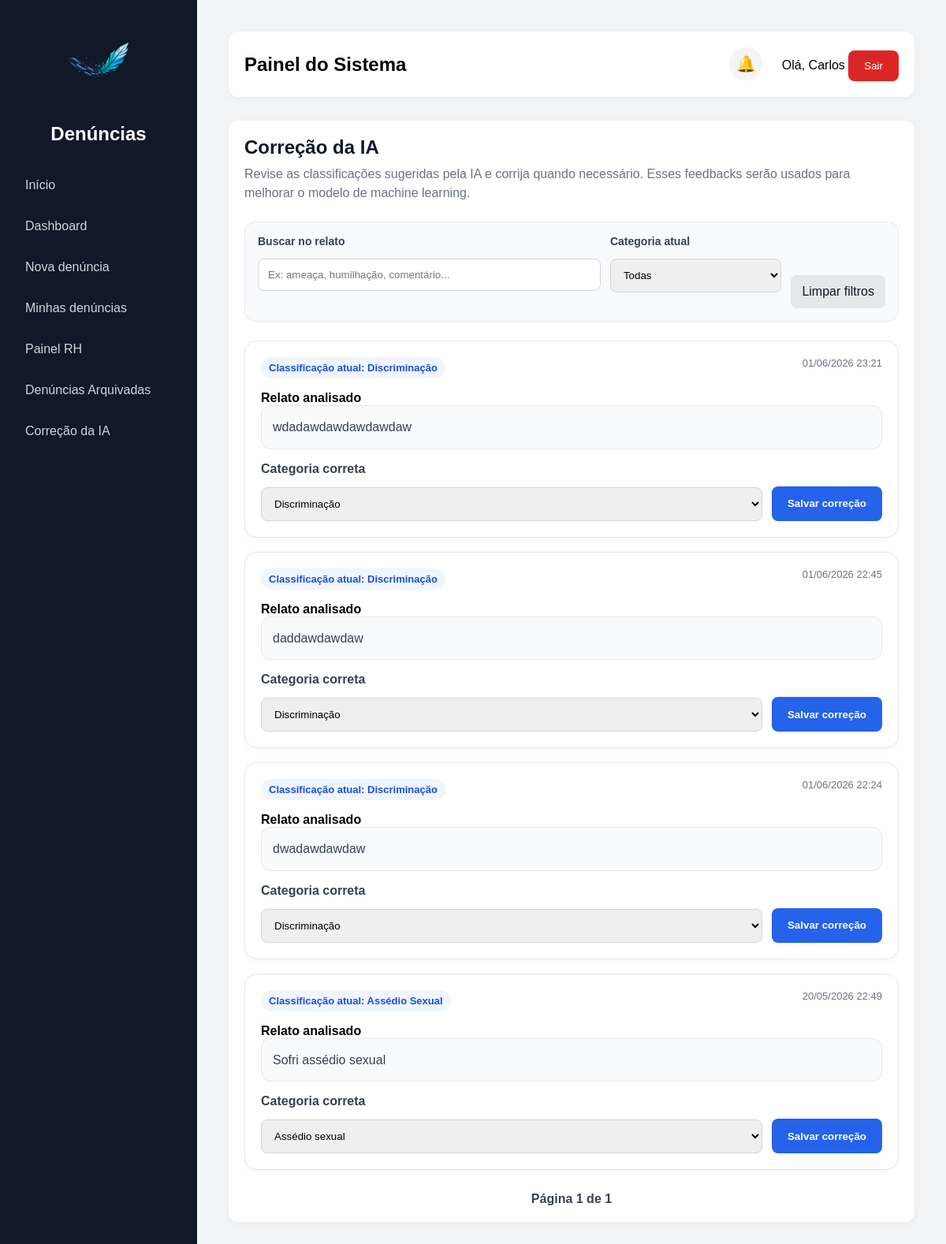
Page /feedback-ia/ (signed in) on the committed database.
### denuncias/models.py (models this page shows, shortened)
class Denuncia(models.Model):
    TIPOS = [
    ('moral', 'Assédio Moral'),
    ('sexual', 'Assédio Sexual'),
    ('abuso', 'Abuso de Poder'),
    ('discriminacao', 'Discriminação'),
    ('ameaca', 'Ameaça'),
    ('violencia', 'Violência'),
    ('outros', 'Outros'),
    ]
    STATUS = [
        ("recebida", "Recebida"),
        ("analise", "Em análise"),
        ("resolvida", "Resolvida"),
    ]
    GRAVIDADES = [
    ('baixa', 'Baixa'),
    ('media', 'Média'),
    ('alta', 'Alta'),
    ('critica', 'Crítica'),
]
    usuario = models.ForeignKey(User, on_delete=models.SET_NULL, null=True, blank=True)
    descricao = models.TextField()
    tipo = models.CharField(max_length=20, choices=TIPOS)
    anonima = models.BooleanField(default=False)
    status = models.CharField(max_length=20, choices=STATUS, default="recebida")
    gravidade = models.CharField(
    max_length=20,
    choices=GRAVIDADES,
    default='baixa'
)
    urgente = models.BooleanField(default=False)
    prioridade_ia = models.IntegerField(default=1)
    resumo_ia = models.TextField(blank=True, null=True)
    data_criacao = models.DateTimeField(auto_now_add=True)
    arquivada = models.BooleanField(default=False)
    data_arquivamento = models.DateTimeField(null=True, blank=True)
    resposta_rh = models.TextField(blank=True, null=True)
    setor = models.ForeignKey(Setor, on_delete=models.SET_NULL, null=True, blank=True)
    exibir_setor = models.BooleanField(default=True)
    link_anexo = models.URLField(blank=True, null=True)

### denuncias/views.py (the view, shortened to what this page needs)
# urls.py: path('feedback-ia/', feedback_ia, name='feedback_ia'),
@login_required
def feedback_ia(request):
    eh_rh = request.user.groups.filter(name='RH').exists()
    eh_admin = request.user.groups.filter(name='Administrador').exists()
    eh_superuser = request.user.is_superuser
    if not (eh_rh or eh_admin or eh_superuser):
        return redirect('home')
    busca = request.GET.get('busca', '')
    tipo = request.GET.get('tipo', '')
    pagina = request.GET.get('page')
    denuncias = Denuncia.objects.all().order_by('-data_criacao')
    if busca:
        denuncias = denuncias.filter(descricao__icontains=busca)
    if tipo:
        denuncias = denuncias.filter(tipo=tipo)
    paginator = Paginator(denuncias, 8)
    denuncias_paginadas = paginator.get_page(pagina)
    return render(request, 'denuncias/feedback_ia.html', {
        'denuncias': denuncias_paginadas,
        'busca': busca,
        'tipo_filtro': tipo,
    })

### denuncias/context_processors.py (called while the page is built, shortened)
def grupos_usuario(request):
    notificacoes = Notificacao.objects.filter(
        usuario=request.user
    ).order_by('-data_criacao')[:5]
    total_nao_lidas = Notificacao.objects.filter(
        usuario=request.user,
        lida=False
    ).count()
    return {
        'ui_rh': request.user.groups.filter(name='RH').exists(),
        'ui_admin': request.user.groups.filter(name='Administrador').exists() or request.user.is_superuser,
        'notificacoes': notificacoes,
        'total_nao_lidas': total_nao_lidas,
    }

### denuncias/templates/denuncias/feedback_ia.html (shortened to what this page needs)
{% extends 'base.html' %}
{% block content %}
<div class="feedback-header">
    <h2>Correção da IA</h2>
    <p>
        Revise as classificações sugeridas pela IA e corrija quando necessário.
        Esses feedbacks serão usados para melhorar o modelo de machine learning.
    </p>
</div>
<form method="get" class="feedback-filtros">
    <div>
        <label>Buscar no relato</label>
        <input type="text"
               name="busca"
               value="{{ busca }}"
               placeholder="Ex: ameaça, humilhação, comentário...">
    </div>
    <div>
        <label>Categoria atual</label>
        <select name="tipo">
            <option value="">Todas</option>
        </select>
    </div>
   <div class="feedback-acoes">
    <a href="/feedback-ia/" class="btn-limpar">
        Limpar filtros
    </a>
</div>
</form>
<div class="feedback-list">
    {% for d in denuncias %}
        <div class="feedback-card">
            <div class="feedback-top">
                <div>
                    <span class="badge-tipo">
                        Classificação atual:
                        {{ d.get_tipo_display }}
                    </span>
                </div>
                <div class="feedback-data">
                    {{ d.data_criacao|date:"d/m/Y H:i" }}
                </div>
            </div>
            <strong>Relato analisado</strong>
            <div class="relato-box">
                {{ d.descricao }}
            </div>
            <form method="post" class="feedback-form">
                <div>
                    <label>
                        Categoria correta
                    </label>
                    <select name="tipo_correto" required>
                        <option value="sexual"
                            {% if d.tipo == 'sexual' %}selected{% endif %}>
                            Assédio sexual
                        </option>
                        <option value="discriminacao"
                            {% if d.tipo == 'discriminacao' %}selected{% endif %}>
                            Discriminação
                        </option>
                    </select>
                </div>
                <button type="submit"
                        class="btn-salvar-correcao">
                    Salvar correção
                </button>
            </form>
        </div>
    {% empty %}
        <div class="empty-feedback">
            Nenhuma denúncia encontrada para revisão.
        </div>
    {% endfor %}
</div>
<div class="feedback-paginacao">
    <span>
        Página {{ denuncias.number }}
        de
        {{ denuncias.paginator.num_pages }}
    </span>
</div>
{% endblock %}

### denuncias/templates/base.html (shortened to what this page needs)
<!DOCTYPE html>
<html lang="pt-br">
<head>
    <link rel="stylesheet"
href="https://cdnjs.cloudflare.com/ajax/libs/font-awesome/6.5.2/css/all.min.css">
</head>
<body>
    <aside>
        <div class="logo-box">
            <img src="/static/img/logo.png" alt="Logo do sistema" class="logo-sistema">
            <h2>Denúncias</h2>
        </div>
        <a href="/">Início</a>
        {% if user.is_authenticated %}
            <a href="/dashboard/">Dashboard</a>
            <a href="/denuncia/">Nova denúncia</a>
            <a href="/minhas-denuncias/">Minhas denúncias</a>
            {% if ui_rh or ui_admin %}
                <a href="/painel-rh/">Painel RH</a>
                <a href="/denuncias-arquivadas/">Denúncias Arquivadas</a>
                <a href="/feedback-ia/">Correção da IA</a>
            {% endif %}
        {% else %}
            <a href="/login/">Entrar</a>
            <a href="{% url 'password_reset' %}">
    Esqueci minha senha
</a>
        {% endif %}
    </aside>
    <main>
        <div class="topbar">
            <div>
                <h2>Painel do Sistema</h2>
            </div>
            <div>
                {% if user.is_authenticated %}
                    <div class="notification-wrapper">
                        <button type="button" class="notification-bell" onclick="toggleNotifications()">
                            🔔
                        </button>
                    </div>
                    <span>Olá, {{ user.username }}</span>
                    <form method="post" action="{% url 'logout' %}" style="display:inline;">
    <button class="logout-btn" type="submit">Sair</button>
</form>
                {% endif %}
            </div>
        </div>
        <div class="card">
            {% block content %}
            {% endblock %}
        </div>
    </main>
</body>
</html>

### denuncias/templates/base.html (style rules this page uses)
* { margin: 0; padding: 0; box-sizing: border-box; }
body { font-family: Arial, sans-serif; background: #f3f4f6; display: flex; }
aside { width: 250px; background: #111827; min-height: 100vh; padding: 20px; }
.logo-box { text-align: center; margin-bottom: 30px; }
.logo-sistema { max-width: 120px; max-height: 120px; object-fit: contain; margin-bottom: 12px; }
aside h2 { color: white; }
aside a { display: block; color: #d1d5db; text-decoration: none; padding: 12px; border-radius: 8px; margin-bottom: 10px; transition: 0.3s; }
main { flex: 1; padding: 40px; }
.topbar { background: white; padding: 20px; border-radius: 12px; margin-bottom: 30px; display: flex; justify-content: space-between; align-items: center; box-shadow: 0 2px 8px rgba(0, 0, 0, 0.05); }
.card { background: white; padding: 20px; border-radius: 12px; box-shadow: 0 2px 8px rgba(0, 0, 0, 0.05); }
input, textarea, select { width: 100%; padding: 12px; border: 1px solid #d1d5db; border-radius: 8px; margin-top: 8px; margin-bottom: 20px; }
button { background: #2563eb; color: white; border: none; padding: 12px 20px; border-radius: 8px; cursor: pointer; }
.logout-btn { background: #dc2626; }
.notification-wrapper { position: relative; display: inline-block; margin-right: 20px; }
.notification-bell { background: #f3f4f6; color: #111827; border: none; border-radius: 50%; width: 42px; height: 42px; cursor: pointer; display: flex; align-items: center; justify-content: center; font-size: 20px; position: relative; }

### denuncias/templates/denuncias/feedback_ia.html (style rules this page uses)
.feedback-header { margin-bottom: 24px; }
.feedback-header h2 { color: #111827; margin-bottom: 8px; }
.feedback-header p { color: #6b7280; line-height: 1.5; }
.feedback-filtros { display: grid; grid-template-columns: 2fr 1fr auto; gap: 12px; margin-bottom: 24px; background: #f9fafb; border: 1px solid #e5e7eb; padding: 16px; border-radius: 14px; }
.feedback-filtros label { font-size: 14px; font-weight: 600; color: #374151; margin-bottom: 6px; display: block; }
.feedback-acoes { display: flex; align-items: end; gap: 8px; }
.btn-limpar { padding: 12px 14px; border-radius: 8px; background: #e5e7eb; color: #111827; text-decoration: none; white-space: nowrap; }
.feedback-list { display: grid; gap: 18px; }
.feedback-card { background: #ffffff; border: 1px solid #e5e7eb; border-radius: 16px; padding: 20px; box-shadow: 0 2px 8px rgba(0,0,0,0.04); }
.feedback-top { display: flex; justify-content: space-between; gap: 16px; align-items: flex-start; margin-bottom: 16px; }
.badge-tipo { display: inline-block; background: #eff6ff; color: #1d4ed8; padding: 6px 10px; border-radius: 999px; font-size: 13px; font-weight: 600; }
.feedback-data { color: #6b7280; font-size: 13px; white-space: nowrap; }
.relato-box { background: #f9fafb; border: 1px solid #e5e7eb; border-radius: 12px; padding: 14px; color: #374151; line-height: 1.6; margin-bottom: 16px; max-height: 180px; overflow-y: auto; }
.feedback-form { display: grid; grid-template-columns: 1fr auto; gap: 12px; align-items: end; }
.feedback-form label { font-weight: 600; color: #374151; margin-bottom: 6px; display: block; }
.feedback-form select { margin-bottom: 0; }
.btn-salvar-correcao { height: 44px; white-space: nowrap; font-weight: 600; }
.feedback-paginacao { display: flex; justify-content: center; align-items: center; gap: 14px; margin-top: 28px; }
.feedback-paginacao span { color: #374151; font-weight: 600; }

### rows in the picture
Denuncia: tipo "Discriminação", data_criacao "01/06/2026 23:21", descricao "wdadawdawdawdawdaw", tipo_correto "Discriminação"
Denuncia: tipo "Discriminação", data_criacao "01/06/2026 22:45", descricao "daddawdawdaw", tipo_correto "Discriminação"
Denuncia: tipo "Discriminação", data_criacao "01/06/2026 22:24", descricao "dwadawdawdaw", tipo_correto "Discriminação"
Denuncia: tipo "Assédio Sexual", data_criacao "20/05/2026 22:49", descricao "Sofri assédio sexual", tipo_correto "Assédio sexual"

### other values in the picture
{{ user.username }} "Carlos"
{{ denuncias.number }} "1"
{{ denuncias.paginator.num_pages }} "1"
